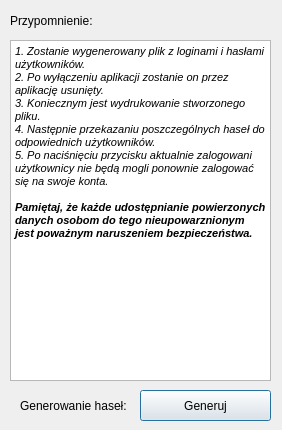
<?xml version="1.0" encoding="UTF-8"?>
<ui version="4.0">
 <class>Dialog5</class>
 <widget class="QDialog" name="Dialog5">
  <property name="geometry">
   <rect>
    <x>0</x>
    <y>0</y>
    <width>282</width>
    <height>430</height>
   </rect>
  </property>
  <property name="windowTitle">
   <string>Generator Haseł</string>
  </property>
  <widget class="QPushButton" name="pushButton">
   <property name="geometry">
    <rect>
     <x>140</x>
     <y>390</y>
     <width>131</width>
     <height>31</height>
    </rect>
   </property>
   <property name="text">
    <string>Generuj</string>
   </property>
  </widget>
  <widget class="QLabel" name="label">
   <property name="geometry">
    <rect>
     <x>20</x>
     <y>390</y>
     <width>111</width>
     <height>31</height>
    </rect>
   </property>
   <property name="text">
    <string>Generowanie haseł:</string>
   </property>
  </widget>
  <widget class="QTextBrowser" name="textBrowser">
   <property name="geometry">
    <rect>
     <x>10</x>
     <y>40</y>
     <width>261</width>
     <height>341</height>
    </rect>
   </property>
   <property name="html">
    <string>&lt;!DOCTYPE HTML PUBLIC &quot;-//W3C//DTD HTML 4.0//EN&quot; &quot;http://www.w3.org/TR/REC-html40/strict.dtd&quot;&gt;
&lt;html&gt;&lt;head&gt;&lt;meta name=&quot;qrichtext&quot; content=&quot;1&quot; /&gt;&lt;style type=&quot;text/css&quot;&gt;
p, li { white-space: pre-wrap; }
&lt;/style&gt;&lt;/head&gt;&lt;body style=&quot; font-family:'MS Shell Dlg 2'; font-size:8.25pt; font-weight:400; font-style:normal;&quot;&gt;
&lt;p style=&quot; margin-top:0px; margin-bottom:0px; margin-left:0px; margin-right:0px; -qt-block-indent:0; text-indent:0px;&quot;&gt;&lt;span style=&quot; font-style:italic;&quot;&gt;1. Zostanie wygenerowany plik z loginami i hasłami użytkowników.&lt;/span&gt;&lt;/p&gt;
&lt;p style=&quot; margin-top:0px; margin-bottom:0px; margin-left:0px; margin-right:0px; -qt-block-indent:0; text-indent:0px;&quot;&gt;&lt;span style=&quot; font-style:italic;&quot;&gt;2. Po wyłączeniu aplikacji zostanie on przez aplikację usunięty.&lt;/span&gt;&lt;/p&gt;
&lt;p style=&quot; margin-top:0px; margin-bottom:0px; margin-left:0px; margin-right:0px; -qt-block-indent:0; text-indent:0px;&quot;&gt;&lt;span style=&quot; font-style:italic;&quot;&gt;3. Koniecznym jest wydrukowanie stworzonego pliku.&lt;/span&gt;&lt;/p&gt;
&lt;p style=&quot; margin-top:0px; margin-bottom:0px; margin-left:0px; margin-right:0px; -qt-block-indent:0; text-indent:0px;&quot;&gt;&lt;span style=&quot; font-style:italic;&quot;&gt;4. Następnie przekazaniu poszczególnych haseł do odpowiednich użytkowników.&lt;/span&gt;&lt;/p&gt;
&lt;p style=&quot; margin-top:0px; margin-bottom:0px; margin-left:0px; margin-right:0px; -qt-block-indent:0; text-indent:0px;&quot;&gt;&lt;span style=&quot; font-style:italic;&quot;&gt;5. Po naciśnięciu przycisku aktualnie zalogowani użytkownicy nie będą mogli ponownie zalogować się na swoje konta.&lt;/span&gt;&lt;/p&gt;
&lt;p style=&quot;-qt-paragraph-type:empty; margin-top:0px; margin-bottom:0px; margin-left:0px; margin-right:0px; -qt-block-indent:0; text-indent:0px; font-style:italic;&quot;&gt;&lt;br /&gt;&lt;/p&gt;
&lt;p style=&quot; margin-top:0px; margin-bottom:0px; margin-left:0px; margin-right:0px; -qt-block-indent:0; text-indent:0px;&quot;&gt;&lt;span style=&quot; font-weight:600; font-style:italic;&quot;&gt;Pamiętaj, że każde udostępnianie powierzonych danych osobom do tego nieupowarznionym jest poważnym naruszeniem bezpieczeństwa.&lt;/span&gt;&lt;/p&gt;&lt;/body&gt;&lt;/html&gt;</string>
   </property>
  </widget>
  <widget class="QLabel" name="label_2">
   <property name="geometry">
    <rect>
     <x>10</x>
     <y>10</y>
     <width>251</width>
     <height>21</height>
    </rect>
   </property>
   <property name="text">
    <string>Przypomnienie:</string>
   </property>
  </widget>
 </widget>
 <resources/>
 <connections/>
</ui>
